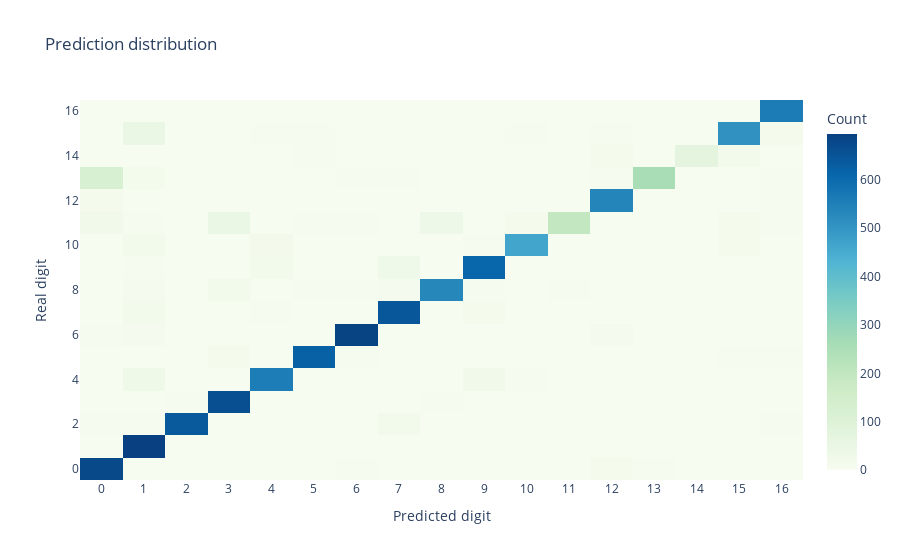
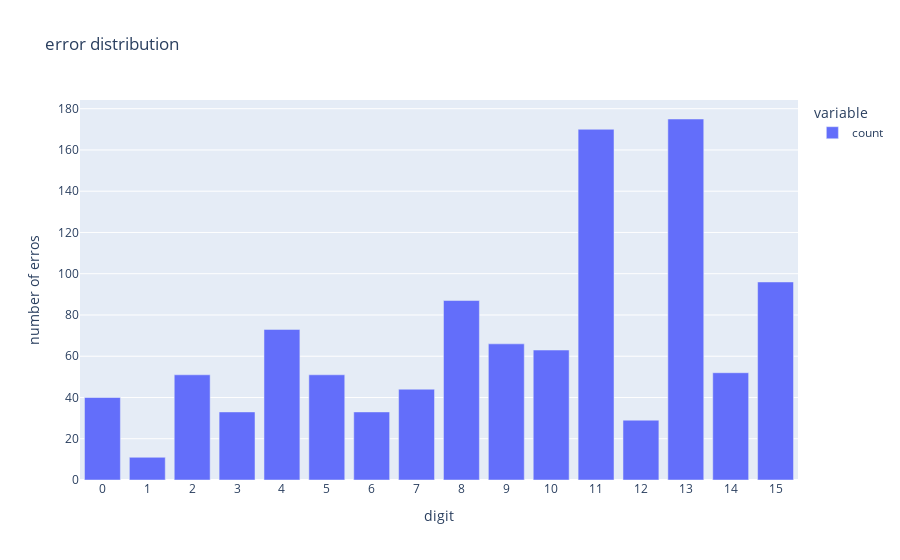

Notebook cell for these charts, in order:
### Code cell
pred_distrb(y_train[:10000], y_pred)
error_distrb(y_train[:10000], y_pred)

### Figure 1 — Plotly figure (JSON) as saved in the notebook; plotly's stock layout.template omitted (floating-point values rounded to 4 significant figures; data arrays with more than 128 entries replaced by an {"elided": "..."} marker saying what was removed)
{"data": [{"colorbar": {"title": {"text": "Count"}}, "colorscale": [[0, "rgb(247,252,240)"], [0.125, "rgb(224,243,219)"], [0.25, "rgb(204,235,197)"], [0.375, "rgb(168,221,181)"], [0.5, "rgb(123,204,196)"], [0.625, "rgb(78,179,211)"], [0.75, "rgb(43,140,190)"], [0.875, "rgb(8,104,172)"], [1, "rgb(8,64,129)"]], "hoverongaps": false, "showscale": true, "text": {"elided": "17x17 int values"}, "type": "heatmap", "x": [0, 1, 2, 3, 4, 5, 6, 7, 8, 9, 10, 11, 12, 13, 14, 15, 16], "y": [0, 1, 2, 3, 4, 5, 6, 7, 8, 9, 10, 11, 12, 13, 14, 15, 16], "z": {"elided": "17x17 int values"}}], "layout": {"title": {"text": "Prediction distribution"}, "xaxis": {"tickvals": [0, 1, 2, 3, 4, 5, 6, 7, 8, 9, 10, 11, 12, 13, 14, 15, 16], "title": {"text": "Predicted digit"}}, "yaxis": {"title": {"text": "Real digit"}}}}

### Figure 2 — Plotly figure (JSON) as saved in the notebook; plotly's stock layout.template omitted (floating-point values rounded to 4 significant figures)
{"data": [{"alignmentgroup": "True", "hovertemplate": "variable=count<br>digit=%{x}<br>number of erros=%{y}<extra></extra>", "legendgroup": "count", "marker": {"color": "#636efa", "pattern": {"shape": ""}}, "name": "count", "offsetgroup": "count", "orientation": "v", "showlegend": true, "textposition": "auto", "type": "bar", "x": [0, 1, 2, 3, 4, 5, 6, 7, 8, 9, 10, 11, 12, 13, 14, 15], "xaxis": "x", "y": [40, 11, 51, 33, 73, 51, 33, 44, 87, 66, 63, 170, 29, 175, 52, 96], "yaxis": "y"}], "layout": {"barmode": "relative", "legend": {"title": {"text": "variable"}, "tracegroupgap": 0}, "title": {"text": "error distribution"}, "xaxis": {"anchor": "y", "domain": [0, 1], "tickvals": [0, 1, 2, 3, 4, 5, 6, 7, 8, 9, 10, 11, 12, 13, 14, 15, 16], "title": {"text": "digit"}}, "yaxis": {"anchor": "x", "domain": [0, 1], "title": {"text": "number of erros"}}}}
